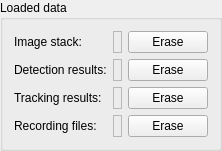
     <widget class="QGroupBox" name="groupBox_10">
      <property name="title">
       <string>Loaded data</string>
      </property>
      <layout class="QGridLayout" name="gridLayout_2">
       <item row="0" column="0">
        <widget class="QLabel" name="label_11">
         <property name="text">
          <string>Image stack:</string>
         </property>
        </widget>
       </item>
       <item row="0" column="1">
        <widget class="QLabel" name="label_image">
         <property name="frameShape">
          <enum>QFrame::StyledPanel</enum>
         </property>
         <property name="text">
          <string/>
         </property>
         <property name="wordWrap">
          <bool>false</bool>
         </property>
        </widget>
       </item>
       <item row="0" column="2">
        <widget class="QPushButton" name="erase_image">
         <property name="text">
          <string>Erase</string>
         </property>
        </widget>
       </item>
       <item row="1" column="0">
        <widget class="QLabel" name="label_12">
         <property name="text">
          <string>Detection results:</string>
         </property>
        </widget>
       </item>
       <item row="1" column="1">
        <widget class="QLabel" name="label_detection">
         <property name="sizePolicy">
          <sizepolicy hsizetype="MinimumExpanding" vsizetype="Preferred">
           <horstretch>0</horstretch>
           <verstretch>0</verstretch>
          </sizepolicy>
         </property>
         <property name="frameShape">
          <enum>QFrame::StyledPanel</enum>
         </property>
         <property name="text">
          <string/>
         </property>
        </widget>
       </item>
       <item row="1" column="2">
        <widget class="QPushButton" name="erase_detection">
         <property name="text">
          <string>Erase</string>
         </property>
        </widget>
       </item>
       <item row="2" column="0">
        <widget class="QLabel" name="label_27">
         <property name="text">
          <string>Tracking results:</string>
         </property>
        </widget>
       </item>
       <item row="2" column="1">
        <widget class="QLabel" name="label_tracks">
         <property name="frameShape">
          <enum>QFrame::StyledPanel</enum>
         </property>
         <property name="text">
          <string/>
         </property>
        </widget>
       </item>
       <item row="2" column="2">
        <widget class="QPushButton" name="erase_tracks">
         <property name="text">
          <string>Erase</string>
         </property>
        </widget>
       </item>
       <item row="3" column="0">
        <widget class="QLabel" name="label_28">
         <property name="text">
          <string>Recording files:</string>
         </property>
        </widget>
       </item>
       <item row="3" column="1">
        <widget class="QLabel" name="label_recording">
         <property name="frameShape">
          <enum>QFrame::StyledPanel</enum>
         </property>
         <property name="text">
          <string/>
         </property>
        </widget>
       </item>
       <item row="3" column="2">
        <widget class="QPushButton" name="erase_recording">
         <property name="sizePolicy">
          <sizepolicy hsizetype="Maximum" vsizetype="Fixed">
           <horstretch>0</horstretch>
           <verstretch>0</verstretch>
          </sizepolicy>
         </property>
         <property name="text">
          <string>Erase</string>
         </property>
        </widget>
       </item>
      </layout>
     </widget>
